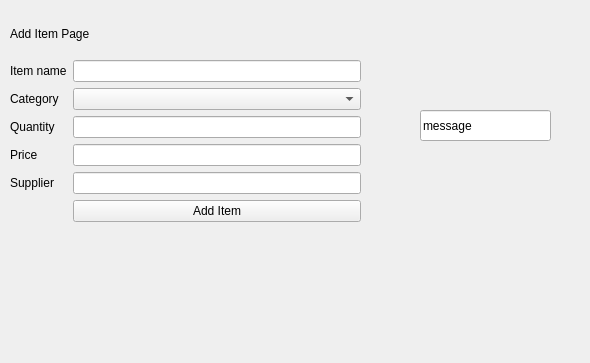
<?xml version="1.0" encoding="UTF-8"?>
<ui version="4.0">
 <class>Add_item</class>
 <widget class="QWidget" name="Add_item">
  <property name="geometry">
   <rect>
    <x>0</x>
    <y>0</y>
    <width>590</width>
    <height>363</height>
   </rect>
  </property>
  <property name="windowTitle">
   <string>Form</string>
  </property>
  <widget class="QLabel" name="label">
   <property name="geometry">
    <rect>
     <x>10</x>
     <y>10</y>
     <width>349</width>
     <height>48</height>
    </rect>
   </property>
   <property name="text">
    <string>Add Item Page</string>
   </property>
  </widget>
  <widget class="QLineEdit" name="lineEdit_5">
   <property name="geometry">
    <rect>
     <x>420</x>
     <y>110</y>
     <width>131</width>
     <height>31</height>
    </rect>
   </property>
   <property name="text">
    <string>message</string>
   </property>
  </widget>
  <widget class="QWidget" name="">
   <property name="geometry">
    <rect>
     <x>10</x>
     <y>60</y>
     <width>351</width>
     <height>281</height>
    </rect>
   </property>
   <layout class="QFormLayout" name="formLayout">
    <item row="0" column="0">
     <widget class="QLabel" name="label_2">
      <property name="text">
       <string>Item name</string>
      </property>
     </widget>
    </item>
    <item row="0" column="1">
     <widget class="QLineEdit" name="item_name"/>
    </item>
    <item row="1" column="0">
     <widget class="QLabel" name="label_3">
      <property name="text">
       <string>Category</string>
      </property>
     </widget>
    </item>
    <item row="1" column="1">
     <widget class="QComboBox" name="comboBox"/>
    </item>
    <item row="2" column="0">
     <widget class="QLabel" name="label_4">
      <property name="text">
       <string>Quantity</string>
      </property>
     </widget>
    </item>
    <item row="2" column="1">
     <widget class="QLineEdit" name="item_quantity"/>
    </item>
    <item row="3" column="0">
     <widget class="QLabel" name="label_5">
      <property name="text">
       <string>Price</string>
      </property>
     </widget>
    </item>
    <item row="3" column="1">
     <widget class="QLineEdit" name="item_price"/>
    </item>
    <item row="4" column="0">
     <widget class="QLabel" name="label_6">
      <property name="text">
       <string>Supplier</string>
      </property>
     </widget>
    </item>
    <item row="4" column="1">
     <widget class="QLineEdit" name="supplier_name"/>
    </item>
    <item row="5" column="1">
     <widget class="QPushButton" name="add_item_button">
      <property name="text">
       <string>Add Item</string>
      </property>
     </widget>
    </item>
   </layout>
  </widget>
 </widget>
 <resources/>
 <connections/>
</ui>
